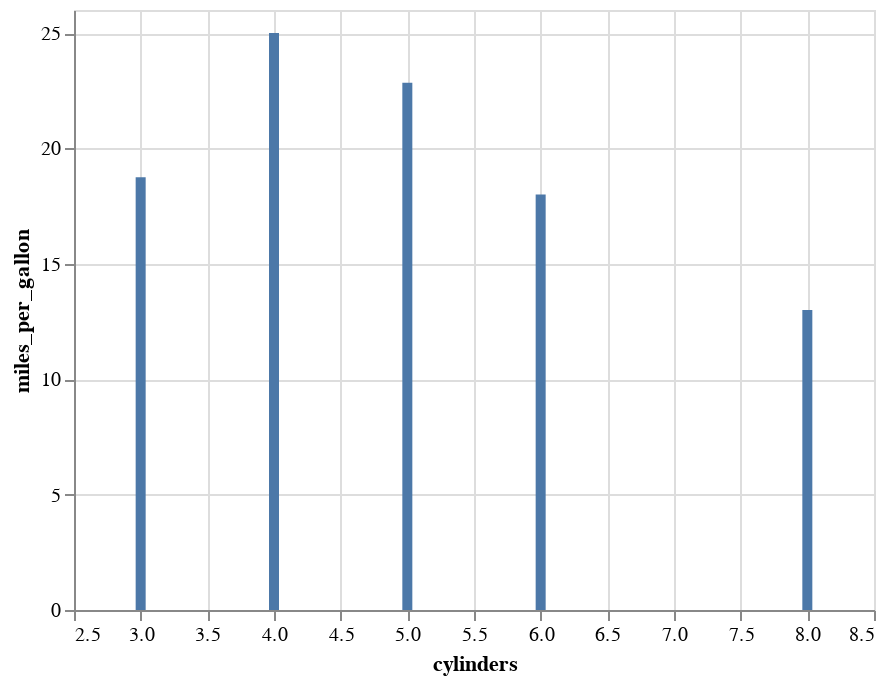

Source (notebook cell):
### Code cell
#cars_q1
see = temp.groupby('cylinders').miles_per_gallon.quantile(.25).reset_index()
c = alt.Chart(see).mark_bar().encode(
    x='cylinders',
    y='miles_per_gallon'
)
c

### Figure 1 — Vega-Lite specification as saved in the notebook (floating-point values rounded to 4 significant figures)
{"$schema": "https://vega.github.io/schema/vega-lite/v4.8.1.json", "config": {"view": {"continuousHeight": 300, "continuousWidth": 400}}, "data": {"name": "data-2b6eeb8047c6f0f705a294f7390e9b85"}, "datasets": {"data-2b6eeb8047c6f0f705a294f7390e9b85": [{"cylinders": 3, "miles_per_gallon": 18.75}, {"cylinders": 4, "miles_per_gallon": 25}, {"cylinders": 5, "miles_per_gallon": 22.85}, {"cylinders": 6, "miles_per_gallon": 18}, {"cylinders": 8, "miles_per_gallon": 13}]}, "encoding": {"x": {"field": "cylinders", "type": "quantitative"}, "y": {"field": "miles_per_gallon", "type": "quantitative"}}, "mark": "bar"}
